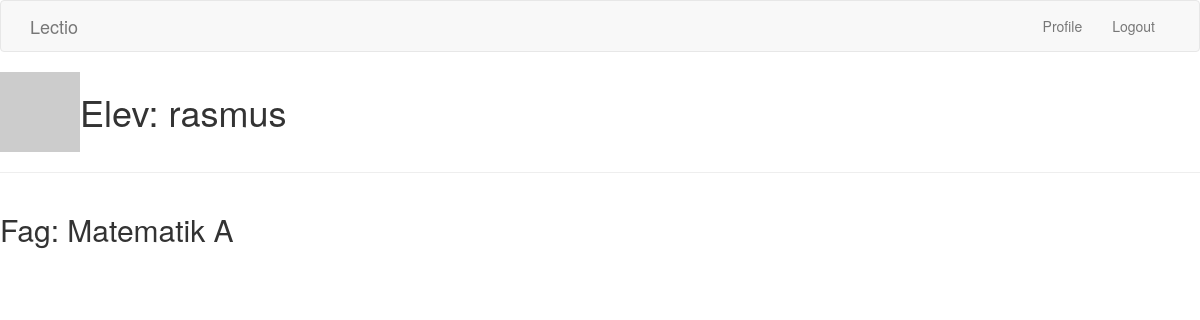
The page /user/rasmus (signed in) on the database its author committed.
### app/models.py (models this page shows, shortened)
class Student(UserMixin, db.Model):
    id = db.Column(db.Integer, primary_key=True)
    username = db.Column(db.String(64), index=True, unique=True)
    email = db.Column(db.String(120), index=True, unique=True)
    password_hash = db.Column(db.String(128))
    subjects = db.relationship('Subject', backref='students', lazy='dynamic')
    def avatar(self, size):
        digest = md5(self.email.lower().encode('utf-8')).hexdigest()
        return 'https://www.gravatar.com/avatar/{}?d=identicon&s={}'.format(digest, size)

class Subject(db.Model):
    id = db.Column(db.Integer, primary_key=True, unique=True)
    timestamp = db.Column(db.DateTime, index=True, default=datetime.now())
    description = db.Column(db.String(100), index=True)
    subject_name = db.Column(db.String(102), index=True)
    student_id = db.Column(db.Integer, db.ForeignKey("student.id"))

### app/routes.py (the view)
@app.route('/user/<username>')
@login_required
def user(username):
    user = Student.query.filter_by(username=username).first_or_404()
    subject = Subject.query.get(1)
    subjects = [{'Eleven': Student.username, 'Fag': Subject.subject_name}]
    return render_template('user.html', user=user, subjects=subject)

### app/__init__.py (called while the page is built)
@login.user_loader
def load_user(id):
    return Student.query.get(int(id))

### app/templates/user.html
{% extends "base.html" %}
{% block content %}
    <table>
        <tr valign="top">
            <td><img src="{{ user.avatar(128) }}"></td>
            <td><h1>Elev: {{ user.username }}</h1></td>
        </tr>
    </table>
    <hr>
    <table>
        <tr valign="top">
            <td><h2>Fag: {{ subjects.subject_name }} {{ subjects.description }}</h2></td>
        </tr>
    </table>
{% endblock %}

### rows shown on the page
Student: username "rasmus"
Subject: subject_name "Matematik", description "A"

### other values the page prints
{{ ('Profile') }} "Profile"
{{ ('Logout') }} "Logout"
